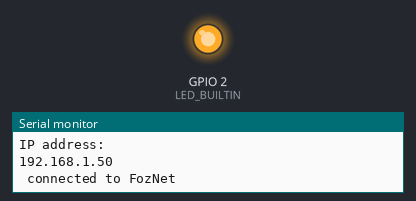
Recording of a sketch running on a simulated ESP8266 (NodeMCU). Shown: output pins drawn as LEDs (lit = HIGH, except the on-board LED, lit = LOW), the last lines printed to the serial monitor. WiFi joins after 1.5 s; servers stay silent unless stated.

Above: at 3.0 s.
At 6.0 s:
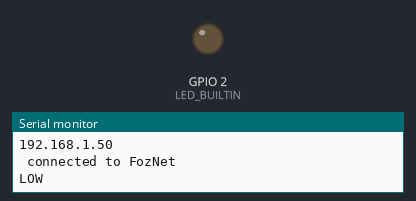
Timing chart, 0 to 10.3 s (numbered marks = the images above):
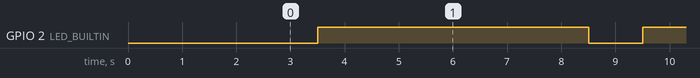

The sketch:

Blink.ino
```cpp
#include <Arduino.h>

#include <ESP8266WiFi.h>
#include <ESP8266WiFiMulti.h>

#include <ESP8266HTTPClient.h>
#include <ESP8266httpUpdate.h>

//const char* ssid = "Sinet";
//const char* password = "0000035007";

ESP8266WiFiMulti wifiMulti;

void setup() {
  pinMode(LED_BUILTIN,OUTPUT);
  Serial.begin(115200);

  wifiMulti.addAP("FozNet", "0000035007");
  wifiMulti.addAP("Sinet", "0000035007");

  connectWiFi();

  //t_httpUpdate_return ret = ESPhttpUpdate.update("http://savewater.blob.core.windows.net/sketch/blink.bin");

  //switch(ret) {
  //   case HTTP_UPDATE_FAILED:
  //        USE_SERIAL.printf("HTTP_UPDATE_FAILD Error (%d): %s", ESPhttpUpdate.getLastError(), ESPhttpUpdate.getLastErrorString().c_str());
  //   break;

  //   case HTTP_UPDATE_NO_UPDATES:
  //        USE_SERIAL.println("HTTP_UPDATE_NO_UPDATES");
  //   break;

  //   case HTTP_UPDATE_OK:
  //        USE_SERIAL.println("HTTP_UPDATE_OK");
  //   break;
 // }
}

void connectWiFi()
{
int i = 0;
  while (WiFi.status() != WL_CONNECTED) { // Wait for the Wi-Fi to connect
    delay(1000);
    wifiMulti.run();
    Serial.print(++i); Serial.print(' ');
  }

  Serial.println("...");
  Serial.println("WiFi connected");
  Serial.println("IP address: ");
  Serial.println(WiFi.localIP());
  Serial.printf(" connected to %s\n", WiFi.SSID().c_str());

}

void loop() {
  digitalWrite(LED_BUILTIN,LOW);
  delay(1000);
  Serial.println("LOW");
  digitalWrite(LED_BUILTIN,HIGH);
  delay(5000);
  Serial.println("HIGH");
}
```

Measured:
- by itself, GPIO 2 (LED_BUILTIN): alternates HIGH for 5.0 s and LOW for 1.0 s
